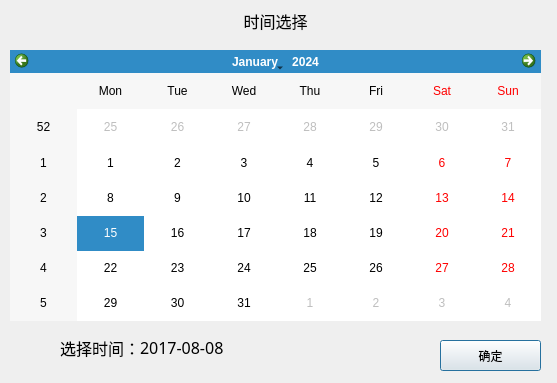
<?xml version="1.0" encoding="UTF-8"?>
<ui version="4.0">
 <class>MsgCalendarDlg</class>
 <widget class="QDialog" name="MsgCalendarDlg">
  <property name="geometry">
   <rect>
    <x>0</x>
    <y>0</y>
    <width>557</width>
    <height>383</height>
   </rect>
  </property>
  <property name="windowTitle">
   <string>Dialog</string>
  </property>
  <property name="styleSheet">
   <string notr="true"/>
  </property>
  <widget class="QLabel" name="label">
   <property name="geometry">
    <rect>
     <x>20</x>
     <y>0</y>
     <width>511</width>
     <height>41</height>
    </rect>
   </property>
   <property name="font">
    <font>
     <family>微软雅黑</family>
     <pointsize>12</pointsize>
    </font>
   </property>
   <property name="text">
    <string>时间选择</string>
   </property>
   <property name="alignment">
    <set>Qt::AlignCenter</set>
   </property>
  </widget>
  <widget class="QCalendarWidget" name="calendarWidget">
   <property name="geometry">
    <rect>
     <x>10</x>
     <y>50</y>
     <width>531</width>
     <height>271</height>
    </rect>
   </property>
   <property name="selectionMode">
    <enum>QCalendarWidget::SingleSelection</enum>
   </property>
   <property name="horizontalHeaderFormat">
    <enum>QCalendarWidget::ShortDayNames</enum>
   </property>
   <property name="verticalHeaderFormat">
    <enum>QCalendarWidget::ISOWeekNumbers</enum>
   </property>
  </widget>
  <widget class="QPushButton" name="pushButton">
   <property name="geometry">
    <rect>
     <x>440</x>
     <y>340</y>
     <width>101</width>
     <height>31</height>
    </rect>
   </property>
   <property name="text">
    <string>确定</string>
   </property>
  </widget>
  <widget class="QLabel" name="timeLab">
   <property name="geometry">
    <rect>
     <x>140</x>
     <y>330</y>
     <width>241</width>
     <height>35</height>
    </rect>
   </property>
   <property name="font">
    <font>
     <family>微软雅黑</family>
     <pointsize>12</pointsize>
    </font>
   </property>
   <property name="text">
    <string>2017-08-08</string>
   </property>
  </widget>
  <widget class="QLabel" name="label_2">
   <property name="geometry">
    <rect>
     <x>20</x>
     <y>330</y>
     <width>120</width>
     <height>35</height>
    </rect>
   </property>
   <property name="font">
    <font>
     <family>微软雅黑</family>
     <pointsize>12</pointsize>
    </font>
   </property>
   <property name="text">
    <string>选择时间：</string>
   </property>
   <property name="alignment">
    <set>Qt::AlignRight|Qt::AlignTrailing|Qt::AlignVCenter</set>
   </property>
  </widget>
 </widget>
 <resources/>
 <connections/>
</ui>
